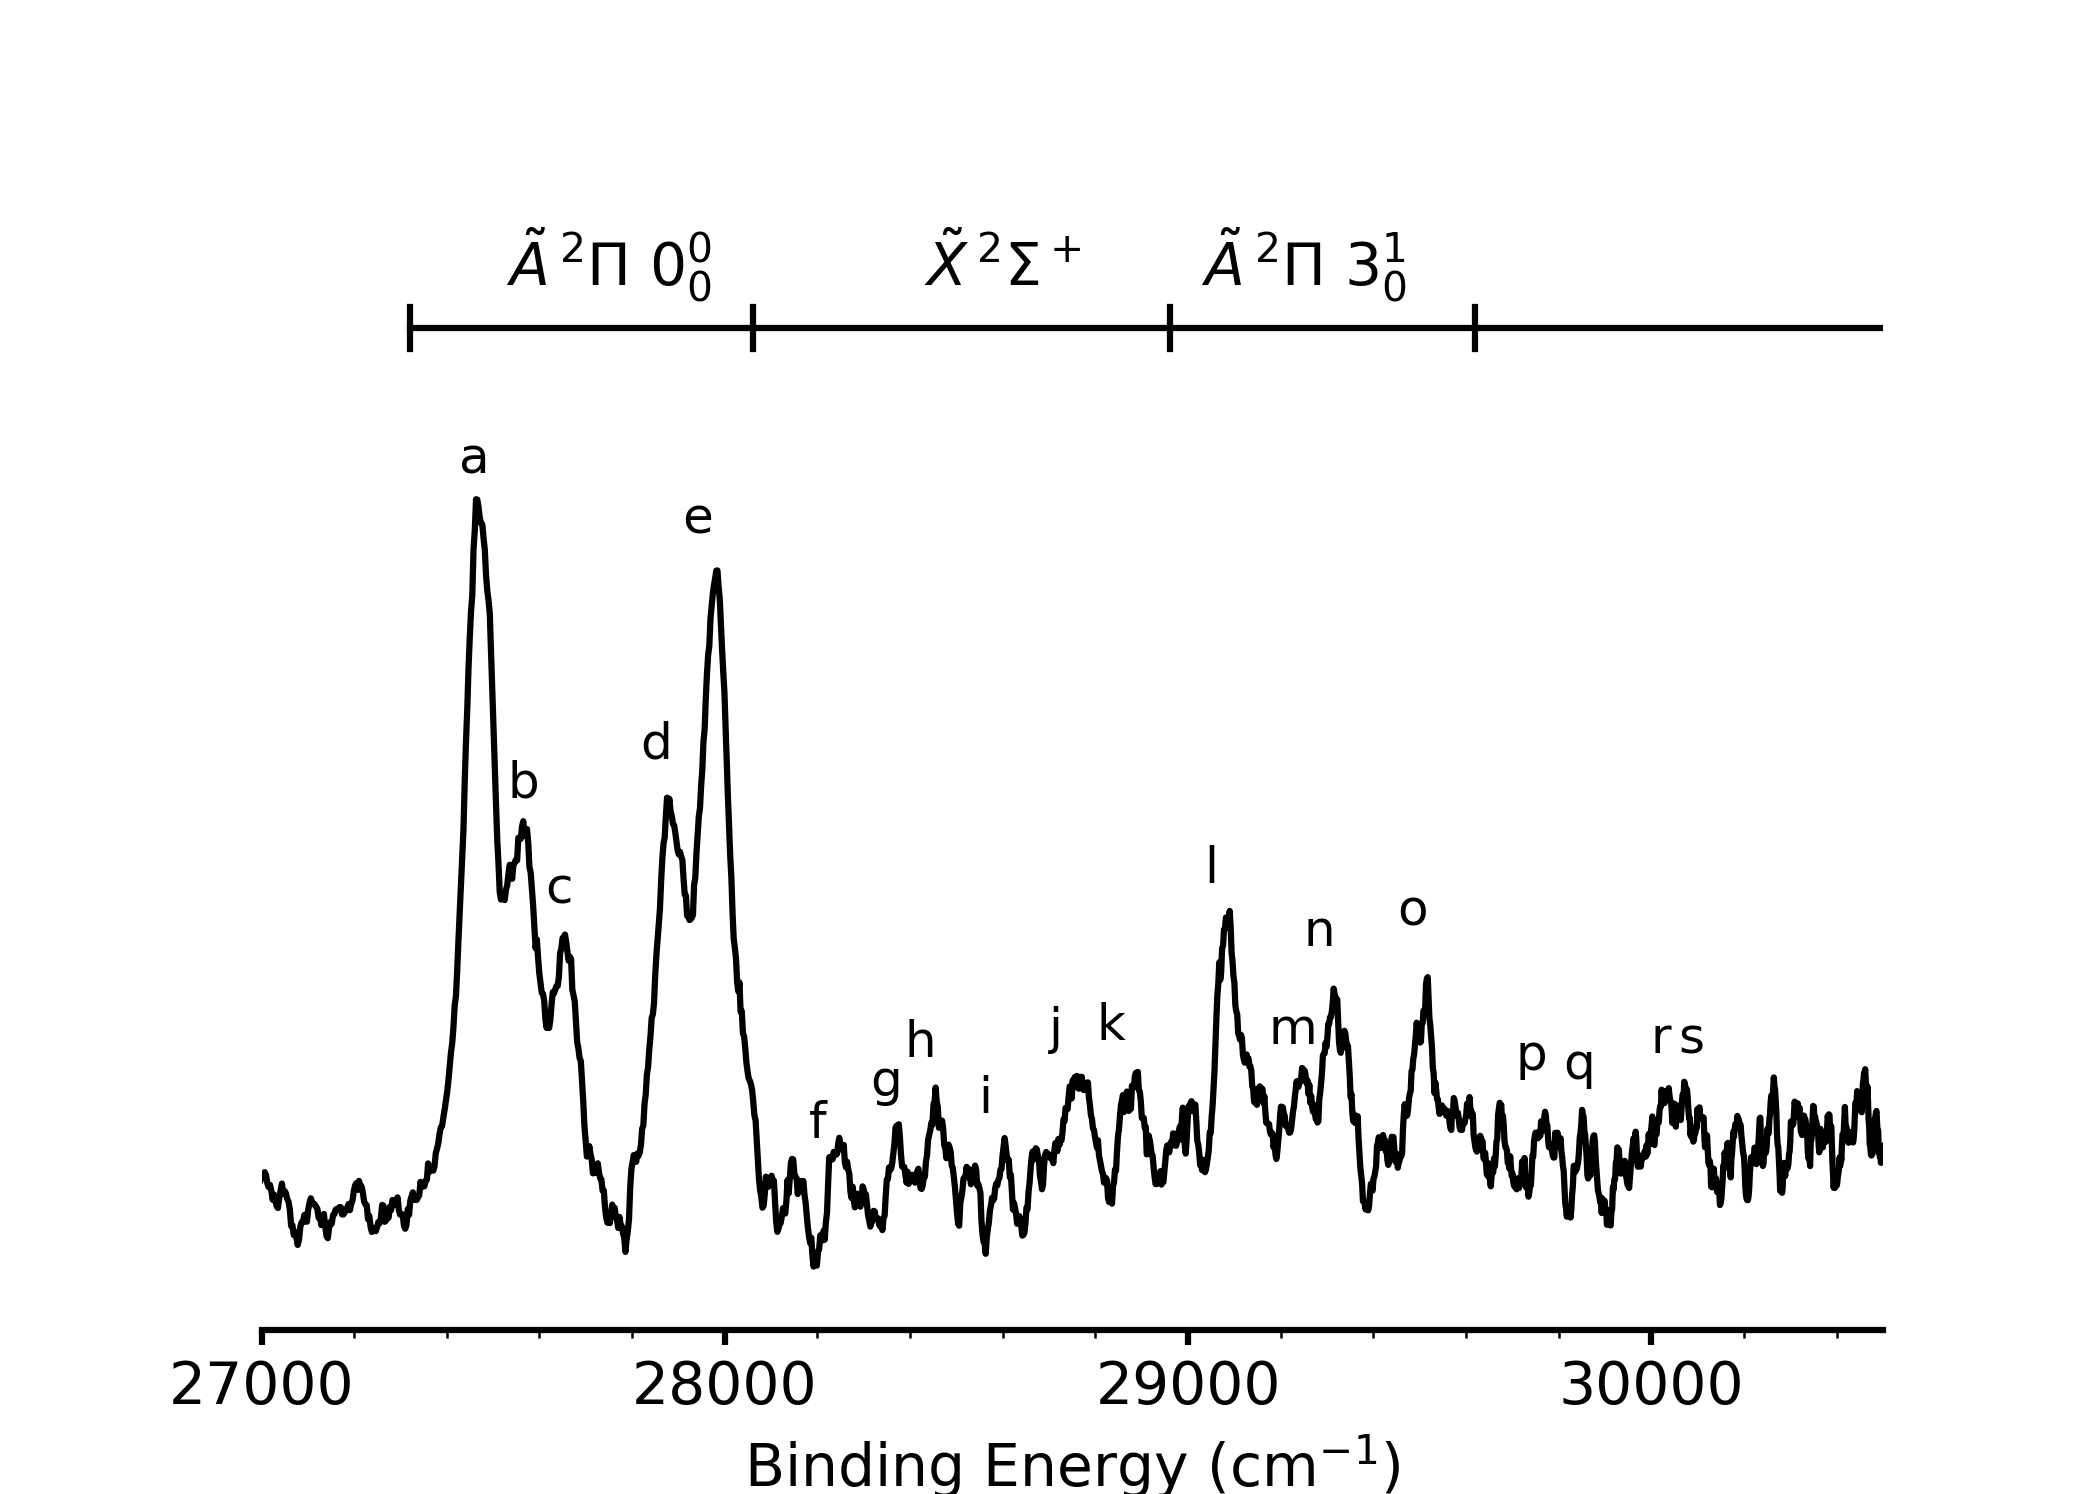

This figure's Python source:
import numpy as np
import matplotlib.pyplot as plt

x,y = np.loadtxt("C2H-6S1CMbI1024PESBE.dat",unpack=True)

#Plotting Settings
width = 3.487*2
height = width/1.4
one_col = (width,height)
fig,ax = plt.subplots(figsize=one_col)


plt.plot(x,y,color='k')

plt.axis(xmin=27000,xmax=30500,ymin=-0.02,ymax=0.25)

plt.annotate(r'$\tilde{A}\,^2\Pi$ $0^0_0$',(27750,0.225),ha='center',color='k',fontsize=14)
plt.annotate(r'$\tilde{X}\,^2\Sigma^+$',(28600,0.225),ha='center',color='k',fontsize=14)
plt.annotate(r'$\tilde{A}\,^2\Pi$ $3^1_0$',(29250,0.225),ha='center',color='k',fontsize=14)
plt.plot((27320,31000),(0.215,0.215),color='k')
plt.plot((27320,27320),(0.22,0.21),color='k')
plt.plot((28060,28060),(0.22,0.21),color='k')
plt.plot((28960,28960),(0.22,0.21),color='k')
plt.plot((29620,29620),(0.22,0.21),color='k')

plt.annotate('a', (27460,0.181), ha = 'center', color='k', fontsize=12)
plt.annotate('b', (27565,0.105), ha = 'center', color='k', fontsize=12)
plt.annotate('c', (27642,0.080), ha = 'center', color='k', fontsize=12)
plt.annotate('d', (27851,0.114), ha = 'center', color='k', fontsize=12)
plt.annotate('e', (27941,0.167), ha = 'center', color='k', fontsize=12)
plt.annotate('f', (28200,0.025), ha = 'center', color='k', fontsize=12)
plt.annotate('g', (28349,0.035), ha = 'center', color='k', fontsize=12)
plt.annotate('h', (28423,0.044), ha = 'center', color='k', fontsize=12)
plt.annotate('i', (28562,0.031), ha = 'center', color='k', fontsize=12)
plt.annotate('j', (28714,0.047), ha = 'center', color='k', fontsize=12)
plt.annotate('k', (28834,0.048), ha = 'center', color='k', fontsize=12)
plt.annotate('l', (29049,0.085), ha = 'center', color='k', fontsize=12)
plt.annotate('m', (29227,0.047), ha = 'center', color='k', fontsize=12)
plt.annotate('n', (29283,0.070), ha = 'center', color='k', fontsize=12)
plt.annotate('o', (29484,0.075), ha = 'center', color='k', fontsize=12)
plt.annotate('p', (29740,0.041), ha = 'center', color='k', fontsize=12)
plt.annotate('q', (29844,0.039), ha = 'center', color='k', fontsize=12)
plt.annotate('r', (30021,0.045), ha = 'center', color='k', fontsize=12)
plt.annotate('s', (30086,0.045), ha = 'center', color='k', fontsize=12)


ax.spines['top'].set_visible(False)
ax.spines['left'].set_visible(False)
ax.spines['right'].set_visible(False)

plt.yticks([])
plt.xticks([27000,28000,29000,30000])
ax.set_xticklabels(['27000','28000','29000','30000'],fontsize=14)
plt.minorticks_on()

plt.xlabel('Binding Energy (cm$^{-1}$)',fontsize=14)
ax.tick_params(width=1.5)
plt.setp(ax.spines.values(), linewidth=1.5)


plt.savefig("FigS1.pdf",dpi=300,bb_inches="tight")
plt.show()
